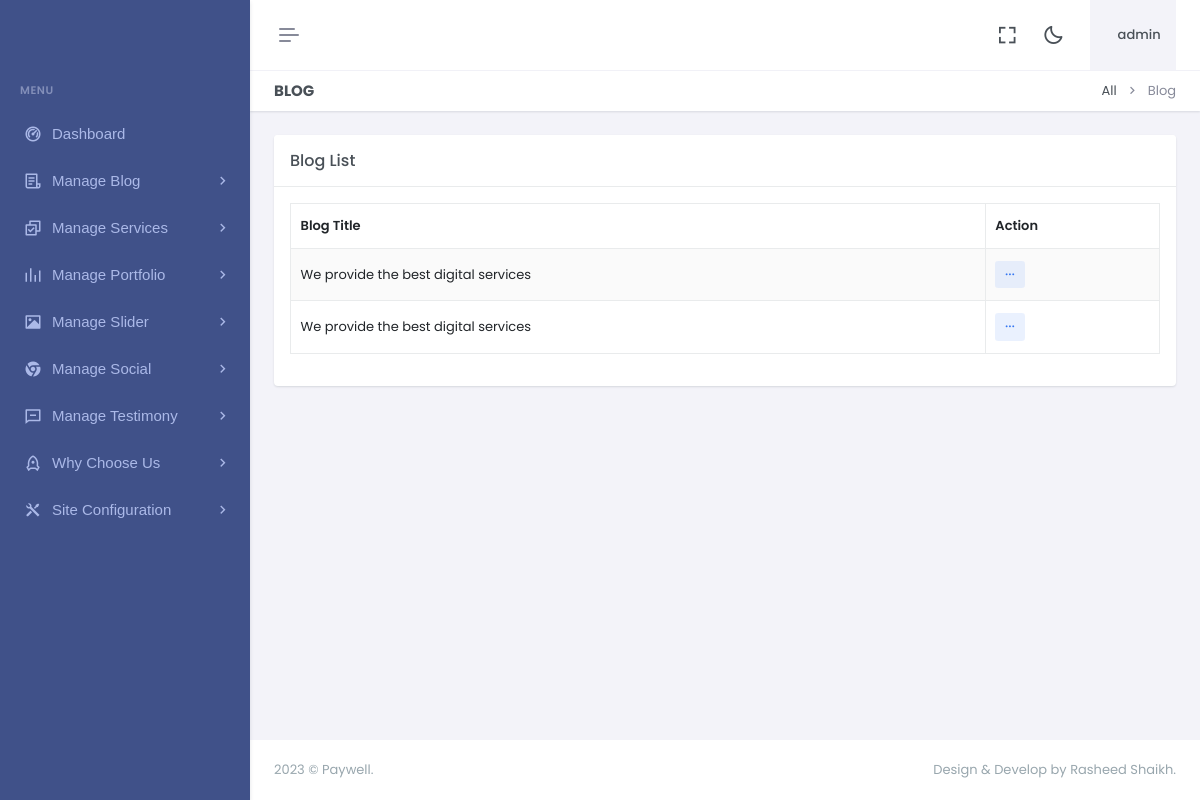
The page /dashboard/bloglist.php (signed in) on the database its author committed.
### tables this page shows
CREATE TABLE `blog` (
  `id` int(11) NOT NULL,
  `blog_title` varchar(300) NOT NULL,
  `blog_desc` varchar(300) NOT NULL,
  `blog_detail` varchar(2000) NOT NULL,
  `ufile` varchar(1000) NOT NULL,
  `updated_at` timestamp NOT NULL DEFAULT current_timestamp() ON UPDATE current_timestamp()
);

### dashboard/bloglist.php (the view)
<?php include"header.php";?>
<?php include"sidebar.php";?>
<div class="main-content">
 <div class="page-content">
       <div class="container-fluid">
                    <div class="row">
                        <div class="col-12">
                            <div class="page-title-box d-sm-flex align-items-center justify-content-between">
                                <h4 class="mb-sm-0">Blog</h4>
                                <div class="page-title-right">
                                    <ol class="breadcrumb m-0">
                                        <li class="breadcrumb-item"><a href="javascript: void(0);">All</a></li>
                                        <li class="breadcrumb-item active">Blog</li>
                                    </ol>
                                </div>
                            </div>
                        </div>
                    </div>
                    <div class="row">
                        <div class="col-lg-12">
                            <div class="card">
                                <div class="card-header">
                                    <h5 class="card-title mb-0">Blog List</h5>
                                </div>
                                <div class="card-body">
                                    <table id="example" class="table table-bordered dt-responsive nowrap table-striped align-middle" style="width:100%">
                                        <thead>
                                            <tr>
                                                <th data-ordering="false">Blog Title</th>
                                                <th>Action</th>
                                            </tr>
                                        </thead>
                                        <tbody>
                                        <?php
				   $q="SELECT * FROM  blog ORDER BY id DESC";
 $r123 = mysqli_query($con,$q);
while($ro = mysqli_fetch_array($r123))
{
	$id="$ro[id]";
	$blog_title="$ro[blog_title]";
  print "<tr>
				  <td>
				  $blog_title
				  </td>
          <td>
                                                    <div class='dropdown d-inline-block'>
                                                        <button class='btn btn-soft-secondary btn-sm dropdown' type='button' data-bs-toggle='dropdown' aria-expanded='false'>
                                                            <i class='ri-more-fill align-middle'></i>
                                                        </button>
                                                        <ul class='dropdown-menu dropdown-menu-end'>
                                                            <li><a href='editblog.php?id=$id' class='dropdown-item edit-item-btn'><i class='ri-pencil-fill align-bottom me-2 text-muted'></i> Edit</a></li>
                                                            <li>
                                                                <a href='deleteblog.php?id=$id' class='dropdown-item remove-item-btn'>
                                                                    <i class='ri-delete-bin-fill align-bottom me-2 text-muted'></i> Delete
                                                                </a>
                                                            </li>
                                                        </ul>
                                                    </div>
                                                </td>
				  </tr>";
  }
  ?>
                                        </tbody>
                                    </table>
                                </div>
                            </div>
                        </div>
                    </div>
                </div>
            </div>
            <?php include"footer.php";?>

### rows shown on the page
blog: blog_title "We provide the best digital services"
blog: blog_title "We provide the best digital services"

### other values the page prints
$username "admin"
